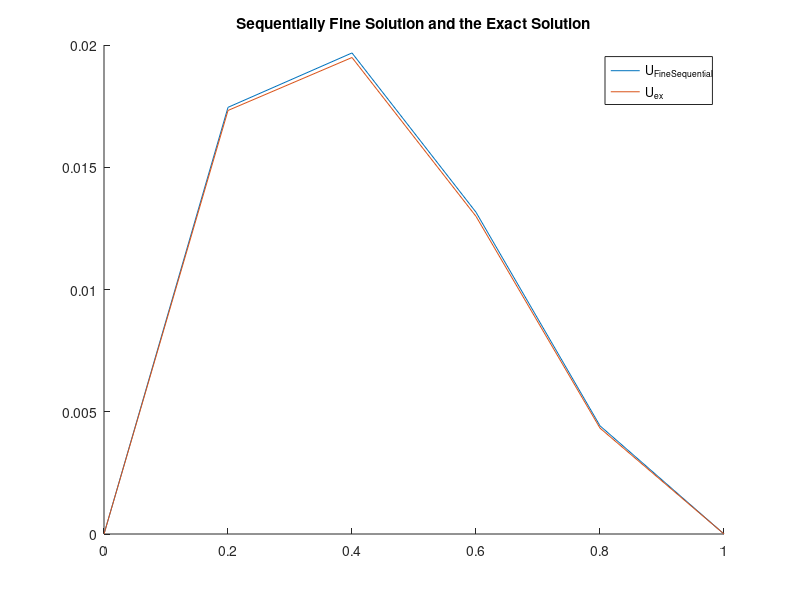
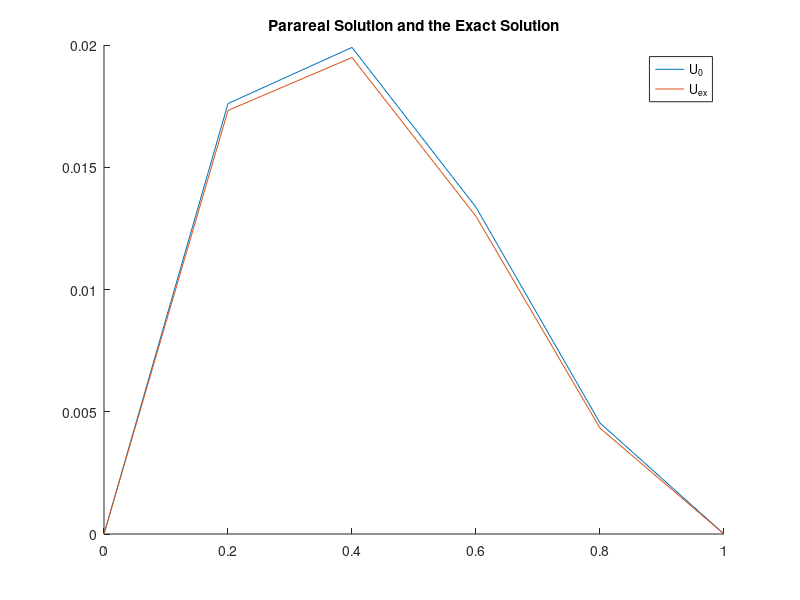

The MATLAB source for these figures, in order: (Note: this script raises an error after producing the figures.)
close all
clear
clc


%% ---------------------------------------------------------------
% IVP: u_t = a*u_xx - b*u_x + c*u + f               in (0,L) x (0,T),
%      u(x,0) = u0(x)                    in (0,L),
%      u(0,t) = u(L,t) = 0                 t in (0,T)


%% -----------------------------------------------------------------
% INPUT PARAMETERS:
%   * nt_coarse: number of coarse intervals in time
%   * nx_coarse: number of coarse intervals in space
%   * nt_fine: number of fine intervals in time
%   * nx_fine: number of fine intervals  in space
%   * m: number of fine time steps on each coarse time step
%   * K: number of Parareal iterations (2 <= K <= n_coarse+1)
%        (--> K sequential coarse sweeps and K-1 parallel fine sweeps)
% OUTPUT:
%   * LInfinityErrorNorm



%% -----------------------------------------------------------------


global xC xF a b c

T = 1; %  Intervall (0,T)
L = 1; % omega=(0,L)

a = 3;
b = 0.0005;
c = 1;

nt_interval = 4; % number of time intervals

nx_coarse = 5; % number of coarse spatial intervals
nt_coarse = 4;% 300 %20    % number of coarse time intervals


nx_fine = 	5; % number of fine spatial intervals
nt_fine = 8;% 3000 %200 . % number of fine time intervals


% solver ='BackwardEuler';
solver ='BackwardEuler';

dx = L/nx_fine;   % fine spatial discretization steps
if strcmp(solver,'BackwardEuler')==1
    dt = T/nt_fine;   % fine temporal discretization steps . % dx^2/2 for Runge-Kutta
elseif strcmp(solver,'Runge-Kutta4')==1
    dt = dx^2/6;
end

DT = T/nt_interval;  % reference temporal discretization steps

dX = L/nx_coarse; % coarse spatial discretization steps
dT = T/nt_coarse; % coarse temporal discretization steps

M = DT/dT  % number of coarse time steps on each time interval
m = DT/dt  % number of fine time steps on each time interval

r = dT/dX^2;
r1 = dt/dx^2;

K = 7    % number of Parareal iterations


%% -----------------------------------------------------------------


xt = linspace(0,T,nt_interval+1);

cmap = hsv(K); % color map

% For the plots

% coarse points
xC = linspace(0,L,nx_coarse+1);
tC = linspace(0,T,nt_interval+1);

% fine points
xF = linspace(0,L,nx_fine+1);
tF = linspace(0,T,nt_fine+1);

cmap = hsv(K);

% exact solution
u_ex=@(x,t) x*(L-x)^2*exp(-2*t);

ux0_function = @(x) (x.*(L-x).^2);

f = @(x,t) b.*(exp(-2.*t).*(L - x).^2 - x.*exp(-2.*t).*(2.*L - 2.*x)) - a.*(2.*x.*exp(-2.*t) - 2.*exp(-2.*t).*(2.*L - 2.*x)) - 2.*x.*exp(-2.*t).*(L - x).^2 - c.*x.*exp(-2.*t).*(L - x).^2;



%% Define find and coarse propagators
% Backward Euler fine solver
% A_tilde
rF = a*dt/(dx^2);
kF = b*dt/(2*dx);


A_F = (kF-rF)*diag(ones(nx_fine-2,1),1) + (1+2*rF-c*dt)*eye(nx_fine-1) - (kF+rF)*diag(ones(nx_fine-2,1),-1);
Id_F = eye(size(A_F));
A_F_Global =  zeros((nt_interval+1)*(nx_fine-1));
for i =1:nt_fine+1
    %  i = i + 1
    A_F_Global((i-1)*(nx_fine-1)+1:i*(nx_fine-1),(i-1)*(nx_fine-1)+1:i*(nx_fine-1)) = Id_F;
    if i>1
        A_F_Global((i-1)*(nx_fine-1)+1:i*(nx_fine-1),(i-2)*(nx_fine-1)+1:(i-1)*(nx_fine-1)) = -A_F^-1;
    end
end
A_tilde = A_F_Global;

% Backward Euler coarse solver
% M_tilde
rC = a*dT/(dX^2);
kC = b*dT/(2*dX);

A_C = (kC-rC)*diag(ones(nx_coarse-2,1),1) + (1+2*rC-c*dT)*eye(nx_coarse-1) - (kC+rC)*diag(ones(nx_coarse-2,1),-1);
Id_C = eye(size(A_C));
A_C_Global =  zeros((nt_interval+1)*(nx_coarse-1));
for i =1:nt_coarse+1
    %  i = i + 1
    A_C_Global((i-1)*(nx_coarse-1)+1:i*(nx_coarse-1),(i-1)*(nx_coarse-1)+1:i*(nx_coarse-1)) = Id_C;
    if i>1
        A_C_Global((i-1)*(nx_coarse-1)+1:i*(nx_coarse-1),(i-2)*(nx_coarse-1)+1:(i-1)*(nx_coarse-1)) = -A_C^-1;
    end
end
M_tilde = A_C_Global;

%%
% Reduced system
% F_tilde = (1-a*dt)^-m;  % fine propagator
% G_tilde = (1-a*Dt)^-1;  % coarse propagator
%
% Uk_0 = zeros(N,1);
% % Uk_0(1) = u0;
% rhs0 = [u0; zeros(m*N,1)];
% rhs = [u0; (F_tilde-G_tilde)*Uk_0];
%
% A = eye(m*N+1,m*N+1) + (-(1-a*dt)^-1)*diag(ones(m*N,1),-1);  % original problem matrix
%
% A_tilde = eye(N+1,N+1) + (-F_tilde)*diag(ones(N,1),-1);      % reduced matrix
%
% M_tilde = eye(N+1,N+1) + (-G_tilde)*diag(ones(N,1),-1);      % approximate reduced matrix

% fine solution

%  xtrue = linspace(0,T,nx_coarse*m+1);
%  ttrue = linspace()
%  pick = 1:m:nt_interval*m+1;

% Exact solution at time T = 1
U_exact=zeros(1,nx_fine+1);
for i=1:nx_fine+1
    U_exact(i)=u_ex(xF(i),T);
end

% initial solution u0
ux0 = ux0_function(xF(2:end-1))';

% Fine sequential propagator
Uk_0 = zeros((nt_fine+1)*(nx_fine-1),1);
Uk_0(1:nx_fine-1) = ux0;
rhs0 = [ux0; zeros(((nt_fine+1)*(nx_fine-1)-nx_fine+1),1)];
%  rhs = [ux0; (A_tilde-M_tilde)*Uk_0];
% source force F
F = zeros((nt_fine+1)*(nx_fine-1),1);
F(1:nx_fine-1) = 0;
 i_temp = 1;
t0 = tF(1);
% for j = 1: nt_fine
%     t0 = t0 + dt;
%     i_temp = 1;
    for i = 2:nt_fine+1
        F(i_temp*(nx_fine-1) + 1 :i_temp*(nx_fine-1) + nx_fine-1,:) = A_F^-1*dt*f(xF(2:nx_fine),tF(i))';
        i_temp = i_temp + 1;
    end
    uF_true = A_tilde\(Uk_0 + F);
%     Uk_0 = uF_true;
% end
figure
hold on
plot(xF,[0;uF_true(end-nx_fine+2:end);0])

plot(xF,U_exact)
legend('U_{FineSequential}','U_{ex}')
title('Sequentially Fine Solution and the Exact Solution')



%% ------------------------------------------------------------------
% initial coarse integration

% initial solution u0
ux0C = ux0_function(xC(2:end-1))';

% Coarse sequential propagator

Uk_0C = zeros((nt_coarse+1)*(nx_coarse-1),1);
Uk_0C(1:nx_coarse-1) = ux0C;
rhs0 = [ux0; zeros(((nt_coarse+1)*(nx_coarse-1)-nx_coarse+1),1)];
%  rhs = [ux0; (A_tilde-M_tilde)*Uk_0];
% source force F
F_C = zeros((nt_coarse+1)*(nx_coarse-1),1);
F_C(1:nx_coarse-1) = 0;
i_temp = 1;
for i = 2:nt_coarse+1
    F_C(i_temp*(nx_coarse-1) + 1 :i_temp*(nx_coarse-1) +  nx_coarse-1,:) = A_C^-1*dT*f(xC(2:nx_coarse),tC(i))';
    i_temp = i_temp + 1;
end

figure
hold on
uC = M_tilde\(Uk_0C + F_C);
plot(xF,[0;uC(end-nx_coarse+2:end);0])

plot(xF,U_exact)
legend('U_{0}','U_{ex}')
title('Parareal Solution and the Exact Solution')

U0n = uC;
% proNj = 1;

L2NormError = [ sqrt(sum(dT*(uF_true-U).^2))];
LInfNormError = [max(abs(uF_true-U))];
% SupperlinearErrorBound  = LInfNormError;
% LinearErrorBound  = LInfNormError;

%%


% iteration loop
for k = 1: K-1
    % k = k + 1
    %         rhs(2:end) =  [ (F_tilde-G_tilde)*U(1:end-1)];
    %         U = M_tilde\rhs;
    U = M_tilde\((M_tilde - A_tilde)*uC + rhs);
    
    plot(xt,U,'Color',cmap(k,:),'Marker','o');
    
    %
    %        norm(uF_true(pick)-U,'inf')
%     proNj(k+1) = proNj(k)*(N-k);
    L2NormError(k+1) = sqrt(sum(Dt*(uF_true-U).^2));
    LInfNormError(k+1) = max(abs(uF_true-U));
%     SupperlinearErrorBound(k+1)  = (abs(exp(a*Dt) - Rz(a*Dt)))^(k)/factorial(k)*proNj(k+1)*max(abs(uF_true-U0n));
%     LinearErrorBound(k+1)  = (abs(exp(a*Dt) - Rz(a*Dt))/(1- abs(Rz(a*Dt))))^(k)*max(abs(uF_true-U0n));
end  % iteration loop

uF_true_coarse=uF_true(pick)
U

L2NormError=L2NormError'
LInfNormError=LInfNormError'
SupperlinearErrorBound=SupperlinearErrorBound'
LinearErrorBound=LinearErrorBound'

figure
semilogy(0:K-1,LInfNormError,'b--^',0:K-1,L2NormError,'g--^',0:K-1,SupperlinearErrorBound,'r*-',0:K-1,LinearErrorBound,'mx-')
legend('L^{oo}NormError','L^2NormError','Superlinear bound','Linear bound')
xlabel('k')
ylim([1e-18 1])
